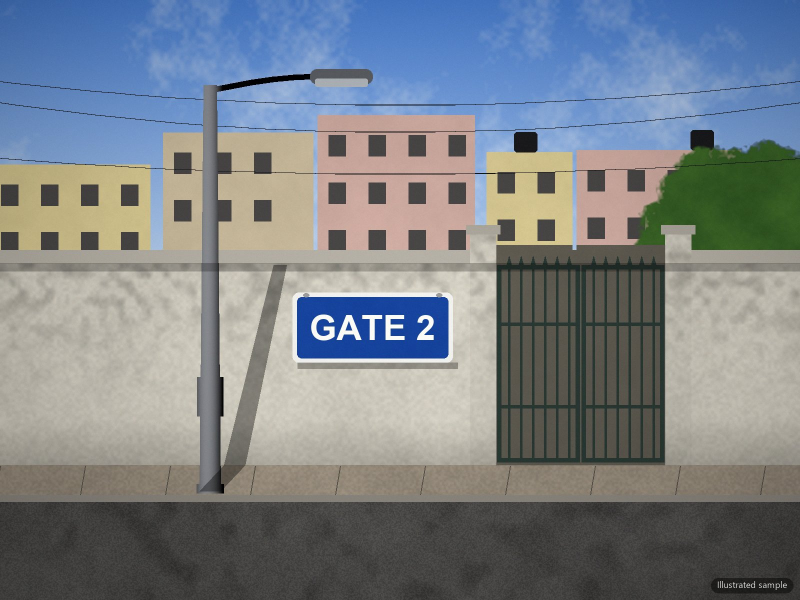
#> input picture samples/gate2-day.jpg, 1600 x 1200 px (shown at 1/2 size)
$ python -i make_samples.py   (imports and definitions only)
#> lines starting #> are read from the running program, lines starting #| are printed output that depends on the picture
"""Generate the five SecondLook sample photos with Google's Gemini image models.

The key is NEVER stored in the repo. Provide it via the GEMINI_API_KEY env var
or `--key-file <path>`.

Usage:
  python scripts/make_samples.py gen <id> [--model M] [--ref <raw.png>] [--prompt "..."] [--raw DIR] [--tag T]
      Text-to-image (no --ref) or image edit (--ref) using the stored prompt for <id>
      (or --prompt). Writes DIR/<id>[-T].png  (DIR defaults to $SAMPLES_RAW_DIR or <tmp>/secondlook-samples-raw).
  python scripts/make_samples.py illustrate [<id> ...]
      Fallback when the image API is unavailable: render the five scenes locally (numpy + Pillow)
      from one parametric scene and finalize them (caption "Illustrated sample").
  python scripts/make_samples.py finalize <id> <raw.png> [--caption TEXT]
      Crop/resize to 1600x1200, add an "AI-generated sample" caption, save samples/<id>.jpg (<450 KB).

Generation chain used for the shipped files (each edit uses the previous raw image as reference):
  gate2-night (text)  -> gate2-day (edit) ; gate3-night (edit) ; row-partial (edit) -> row-full (edit)
"""
import argparse
import base64
import io
import json
import os
import sys
import tempfile
import time
import urllib.error
import urllib.request

from PIL import Image, ImageDraw, ImageFilter, ImageFont

try:
    import numpy as np
except ImportError:  # only needed for `illustrate`
    np = None

ROOT = os.path.dirname(os.path.dirname(os.path.abspath(__file__)))
OUT_DIR = os.path.join(ROOT, "samples")
API = "https://generativelanguage.googleapis.com/v1beta/models/{model}:generateContent"
MODELS = ["gemini-3-pro-image", "gemini-3.1-flash-image", "gemini-nano-banana-2.1"]
W, H = 1600, 1200
MAX_BYTES = 450 * 1024

STYLE = (
    "Photorealistic smartphone photo, natural colours, slight sensor noise, no people, "
    "no watermark, no logos or brand names, no other text anywhere except the gate sign."
)

PROMPTS = {
    "gate2-night": (
        "A real night-time photo taken by a municipal field worker on a market road in an Indian city ward. "
        "A whitewashed, slightly weathered compound wall with a metal gate. Mounted on the wall right beside "
        "the gate is a large rectangular blue sign with bold white capital letters reading exactly \"GATE 2\" "
        "(nothing else on the sign). Directly next to the gate stands exactly ONE grey metal streetlight pole "
        "with a single LED lamp head, clearly switched ON and glowing warm white, casting a pool of light on "
        "the wall, the sign and the dusty road. Only this one pole and lamp are in the frame. Dark sky, "
        "a few distant dim shop lights blurred far away. Landscape 4:3 framing, eye level. " + STYLE
    ),
    "gate2-day": (
        "Edit this photo: show the SAME scene, same camera position and framing, but in bright DAYTIME "
        "(late-morning sun, blue sky). The single streetlight lamp is switched OFF (lamp head unlit, no glow). "
        "Keep the sign reading exactly \"GATE 2\", the wall, the gate and the single pole exactly as they are. "
        "Do not add any other poles or lamps. " + STYLE
    ),
    "gate3-night": (
        "Edit this photo: keep everything identical (night, the single glowing lamp, the wall, the gate, "
        "framing) but change the sign text so it reads exactly \"GATE 3\" in the same font, size and colours. "
        "Change nothing else. " + STYLE
    ),
    "row-partial": (
        "Using this photo as the reference for the place (same whitewashed compound wall, same metal gate, "
        "same blue \"GATE 2\" sign, same pole and lamp design, same night-time look), create a WIDE view "
        "taken from across the road, further back, looking along the wall. The \"GATE 2\" sign stays clearly "
        "legible near the left of the frame. Along the wall there is a row of EXACTLY FIVE identical "
        "streetlight poles, evenly spaced, all fully in frame. Counting from left to right: poles 1, 2 and 4 "
        "have lamps switched ON and glowing warm white with pools of light below; poles 3 and 5 have lamps "
        "completely OFF and DARK with no glow, the wall beneath them in shadow. No other lights on poles. " + STYLE
    ),
    "row-full": (
        "Edit this photo: keep the exact same scene, framing, wall, gate, \"GATE 2\" sign and the same five "
        "streetlight poles. The only change: ALL FIVE lamps are now switched ON and glowing warm white, each "
        "with a pool of light on the wall and road below. Do not add or remove any poles. " + STYLE
    ),
}


# [107 lines left out: functions load_key, call, generate, caption_font, finalize, not called in this run]


# --------------------------------------------------------------------------------------------
# Fallback: deterministic illustrated renders of the same scene (used when the image API is
# unavailable). One parametric scene => all five samples stay consistent.
# --------------------------------------------------------------------------------------------
VIEWS = {
    "close": dict(s=1.0, wall_top=520, wall_bot=930, side_bot=990, pillar_top=468,
                  pillars=[(940, 992), (1330, 1382)], sign=(585, 585, 905, 725), font=104,
                  poles=[420], pole_top=170, pole_base=982, arm=230, bldg=(230, 520)),
    "wide": dict(s=0.45, wall_top=640, wall_bot=860, side_bot=905, pillar_top=616,
                 pillars=[(668, 692), (832, 856)], sign=(448, 672, 640, 744), font=54,
                 poles=[90, 370, 930, 1200, 1450], pole_top=402, pole_base=900, arm=80,
                 bldg=(440, 640)),
}
SCENES = {
    "gate2-day": dict(view="close", night=False, text="GATE 2", lit=[False]),
    "gate2-night": dict(view="close", night=True, text="GATE 2", lit=[True]),
    "gate3-night": dict(view="close", night=True, text="GATE 3", lit=[True]),
    # pole 2 is the Gate 2 lamp from the close-ups (lit in both); poles 1 and 4 dark
    "row-partial": dict(view="wide", night=True, text="GATE 2", lit=[False, True, True, False, True]),
    "row-full": dict(view="wide", night=True, text="GATE 2", lit=[True] * 5),
}


# [6 lines left out: function _noise, not called in this run]


def _fbm(seed, scales=(160, 64, 24, 8, 3), weights=(0.35, 0.25, 0.18, 0.12, 0.10)):
    return sum(wt * _noise(seed + i, sc) for i, (sc, wt) in enumerate(zip(scales, weights)))


# [4 lines left out: function _mask, not called in this run]


def _paint(img, m, col):
    col = np.asarray(col, np.float32)
    return img * (1 - m) + col * m


# [7 lines left out: function _font, not called in this run]


def render(scene):
    v = VIEWS[scene["view"]]
    s, night = v["s"], scene["night"]
    ys, xs = np.mgrid[0:H, 0:W].astype(np.float32)
    grain = _fbm(11)
    alb = np.zeros((H, W, 3), np.float32)
    sky = np.ones((H, W, 1), np.float32)
    interior = np.zeros((H, W, 1), np.float32)  # inside the compound (less lamp light)
    far = np.zeros((H, W, 1), np.float32)       # distant background (no lamp light)
    shadow = np.ones((H, W, 1), np.float32)     # daytime cast shadows
    emis = np.zeros((H, W, 3), np.float32)
    wt, wb, sb = v["wall_top"], v["wall_bot"], v["side_bot"]

    # --- distant buildings (behind the wall), rooftop tanks, a tree inside the compound
    rng = np.random.default_rng(7)
    b0, b1 = v["bldg"]
    x = -20
    palette = [(0.80, 0.74, 0.62), (0.70, 0.76, 0.68), (0.82, 0.68, 0.64), (0.74, 0.72, 0.70),
               (0.86, 0.80, 0.58), (0.66, 0.70, 0.78)]
    windows = []
    while x < W:
        bw = int(rng.integers(150, 330) * (0.6 + 0.4 * s))
        top = int(b0 + rng.integers(0, int((b1 - b0) * 0.55)))
        col = np.array(palette[rng.integers(len(palette))]) * (0.92 + 0.1 * grain[..., None])
        m = _mask(lambda d: d.rectangle([x, top, x + bw, b1 + 5], fill=255))
        alb = _paint(alb, m, col)
        sky *= 1 - m
        if rng.random() < 0.6:  # black rooftop water tank
            tx = x + int(bw * rng.uniform(0.2, 0.7))
            tw_, th_ = int(46 * (0.5 + 0.5 * s)), int(40 * (0.5 + 0.5 * s))
            m = _mask(lambda d: d.rounded_rectangle([tx, top - th_, tx + tw_, top], radius=6, fill=255))
            alb = _paint(alb, m, (0.10, 0.10, 0.11))
            sky *= 1 - m
        ww, wh = int(34 * (0.5 + 0.5 * s)), int(42 * (0.5 + 0.5 * s))
        for wy in range(top + int(30 * s) + 10, b1 - wh, int(95 * (0.5 + 0.5 * s))):
            for wx in range(x + 22, x + bw - ww - 10, int(80 * (0.5 + 0.5 * s))):
                windows.append((wx, wy, ww, wh))
                m = _mask(lambda d: d.rectangle([wx, wy, wx + ww, wy + wh], fill=255))
                alb = _paint(alb, m, (0.28, 0.27, 0.27))
                if night and rng.random() < 0.18:
                    emis += m * np.array([0.55, 0.40, 0.20], np.float32) * rng.uniform(0.25, 0.6)
        x += bw + int(rng.integers(0, 30))
    tree = (_fbm(23, (90, 40, 14, 5), (0.45, 0.3, 0.15, 0.1)))
    tcx, tcy, trx, try_ = (1500, 470, 260, 210) if scene["view"] == "close" else (1060, 600, 150, 95)
    blob = 1 - ((xs - tcx) / trx) ** 2 - ((ys - tcy) / try_) ** 2
    far = 1 - sky
    tm = np.clip((blob + tree * 0.9 - 0.62) * 8, 0, 1)[..., None] * (ys < wt + 5)[..., None]
    alb = _paint(alb, tm, np.stack([0.16 + 0.12 * tree, 0.30 + 0.16 * tree, 0.12 + 0.05 * tree], -1))
    sky *= 1 - tm

    # --- overhead wires across the sky
    # [5 lines left out: function wires, not called in this run]
    m = _mask(wires)
    alb = _paint(alb, m, (0.08, 0.08, 0.09))
    sky *= 1 - m
    far = np.maximum(far, tm)

    # --- compound wall (whitewash with stains), coping, drain line
    wall = 0.86 + 0.10 * (grain - 0.5) - 0.05 * _noise(31, 6)
    streak = np.clip(_noise(41, 18, W, H) * 1.6 - 0.6, 0, 1) * np.clip(1 - (ys - wt) / ((wb - wt) * 0.7), 0, 1)
    wall = wall - 0.16 * streak - 0.14 * np.clip((ys - (wb - 90 * s)) / (90 * s), 0, 1)
    wall_col = np.stack([wall * 0.97, wall * 0.95, wall * 0.89], -1)
    m = _mask(lambda d: d.rectangle([0, wt, W, wb], fill=255))
    alb = _paint(alb, m, wall_col)
    sky *= 1 - m
    m = _mask(lambda d: d.rectangle([0, wt - 16 * s - 4, W, wt + 6 * s], fill=255))
    alb = _paint(alb, m, (0.70, 0.68, 0.64))
    sky *= 1 - m
    shadow *= 1 - 0.25 * _mask(lambda d: d.rectangle([0, wt + 6 * s, W, wt + 22 * s], fill=255))

    # --- gate opening, interior, pillars, metal gate
    (pl0, pl1), (pr0, pr1) = v["pillars"]
    m = _mask(lambda d: d.rectangle([pl1, wt - 30 * s, pr0, wb], fill=255))
    inside = np.stack([0.42 + 0.05 * grain, 0.40 + 0.05 * grain, 0.36 + 0.04 * grain], -1)
    alb = _paint(alb, m, inside)
    interior = np.maximum(interior, m)
    for a, b in v["pillars"]:
        m = _mask(lambda d: d.rectangle([a, v["pillar_top"], b, wb], fill=255))
        alb = _paint(alb, m, wall_col * 0.97)
        sky *= 1 - m
        m = _mask(lambda d: d.rectangle([a - 8 * s, v["pillar_top"] - 18 * s, b + 8 * s, v["pillar_top"]], fill=255))
        alb = _paint(alb, m, (0.66, 0.64, 0.60))
        sky *= 1 - m

    # [12 lines left out: function gate, not called in this run]
    m = _mask(gate)
    alb = _paint(alb, m, (0.16, 0.22, 0.20))
    interior = np.where(m > 0, 0, interior)

    # --- sign
    sx0, sy0, sx1, sy1 = v["sign"]
    m = _mask(lambda d: d.rounded_rectangle([sx0, sy0, sx1, sy1], radius=int(10 * s + 3), fill=255))
    alb = _paint(alb, m, (0.93, 0.93, 0.92))
    bd = max(4, int(9 * s))
    m = _mask(lambda d: d.rounded_rectangle([sx0 + bd, sy0 + bd, sx1 - bd, sy1 - bd], radius=int(7 * s + 2), fill=255))
    alb = _paint(alb, m, np.stack([0.07 + 0.03 * grain, 0.24 + 0.04 * grain, 0.58 + 0.05 * grain], -1))
    size = v["font"]
    inner_w, inner_h = (sx1 - sx0) - 2 * bd, (sy1 - sy0) - 2 * bd
    while size > 10:
        f = _font(size)
        bx0, by0, bx1, by1 = ImageDraw.Draw(Image.new("L", (1, 1))).textbbox((0, 0), scene["text"], font=f)
        if bx1 - bx0 <= inner_w * 0.86 and by1 - by0 <= inner_h * 0.66:
            break
        size -= 2

    # [4 lines left out: function text, not called in this run]
    alb = _paint(alb, _mask(text), (0.97, 0.97, 0.95))
    for bx in (sx0 + 3 * bd, sx1 - 3 * bd):  # bolts
        alb = _paint(alb, _mask(lambda d: d.ellipse([bx - 4 * s - 2, sy0 + bd * 0.5 - 3, bx + 4 * s + 2, sy0 + bd * 0.5 + 5 * s], fill=255)), (0.6, 0.6, 0.6))
    shadow *= 1 - 0.3 * _mask(lambda d: d.rectangle([sx0 + 10 * s, sy1, sx1 + 10 * s, sy1 + 12 * s], fill=255))

    # --- footpath, drain slabs, road
    foot = 0.62 + 0.12 * (grain - 0.5) + 0.06 * (_noise(51, 4) - 0.5)
    m = _mask(lambda d: d.rectangle([0, wb, W, sb], fill=255))
    alb = _paint(alb, m, np.stack([foot * 0.95, foot * 0.88, foot * 0.78], -1))

    # [4 lines left out: function slabs, not called in this run]
    alb = _paint(alb, _mask(slabs), (0.35, 0.33, 0.30))
    road = 0.30 + 0.10 * (grain - 0.5) + 0.08 * (_noise(61, 2) - 0.5) - 0.06 * np.clip(_noise(71, 40) * 2 - 1.1, 0, 1)
    m = _mask(lambda d: d.rectangle([0, sb, W, H], fill=255))
    alb = _paint(alb, m, np.stack([road, road * 0.98, road * 0.96], -1))
    alb = _paint(alb, _mask(lambda d: d.rectangle([0, sb, W, sb + 10 * s + 3], fill=255)), (0.55, 0.53, 0.50))
    sky *= 1 - _mask(lambda d: d.rectangle([0, wb, W, H], fill=255))

    # --- poles with LED lamp heads
    lamps = []
    for px, on in zip(v["poles"], scene["lit"]):
        top, base, arm = v["pole_top"], v["pole_base"], v["arm"]
        hw0, hw1 = 9 * s + 4, 15 * s + 6

        # [9 lines left out: function pole, not called in this run]
        m = _mask(pole)
        u = np.clip((xs - px) / hw1, -1.2, 1.2)
        shade = 0.95 - 0.40 * (u + 0.35) ** 2
        alb = _paint(alb, m, np.stack([0.56 * shade, 0.57 * shade, 0.59 * shade], -1))
        sky *= 1 - m
        interior = np.where(m > 0, 0, interior)
        far = np.where(m > 0, 0, far)
        hx0, hx1 = px + arm - 30 * s, px + arm + 95 * s
        hy0, hy1 = top - 32 * s, top - 2 * s
        m = _mask(lambda d: d.rounded_rectangle([hx0, hy0, hx1, hy1], radius=int(12 * s + 2), fill=255))
        alb = _paint(alb, m, (0.36, 0.37, 0.39))
        sky *= 1 - m
        lm = _mask(lambda d: d.rounded_rectangle([hx0 + 10 * s, hy1 - 9 * s - 2, hx1 - 10 * s, hy1 + 5 * s], radius=4, fill=255))
        alb = _paint(alb, lm, (0.30, 0.31, 0.33) if night else (0.70, 0.72, 0.74))
        sky *= 1 - lm
        if night and not on:  # unlit lamp: dull grey lens catching faint ambient, no glow
            emis = emis * (1 - lm) + lm * np.array([0.085, 0.09, 0.10], np.float32)
        if night and on:
            emis = emis * (1 - lm) + lm * np.array([3.2, 3.0, 2.6], np.float32)
            lamps.append(((hx0 + hx1) / 2, hy1 + 4 * s))
        if not night:  # sun from the upper left: pole shadow across footpath and up the wall
            off = 140 * s

            # [4 lines left out: function psh, not called in this run]
            shadow *= 1 - 0.38 * _mask(psh).clip(0, 1) * (1 - sky)

    # --- sky
    t = np.clip(ys / (v["bldg"][1]), 0, 1)[..., None]
    if night:
        sky_col = np.array([0.015, 0.022, 0.06]) * (1 - t) + np.array([0.20, 0.15, 0.16]) * t ** 1.5
        sky_col = sky_col + 0.01 * (_fbm(81)[..., None] - 0.5)
    else:
        clouds = np.clip(_fbm(91, (240, 120, 50, 20, 8)) * 1.8 - 0.95, 0, 1)[..., None]
        sky_col = np.array([0.30, 0.52, 0.86]) * (1 - t) + np.array([0.70, 0.80, 0.92]) * t
        sky_col = sky_col * (1 - clouds * 0.8) + 0.97 * clouds * 0.8

    # --- lighting
    if night:
        light = np.ones((H, W, 3), np.float32) * np.array([0.07, 0.08, 0.12], np.float32)
        for lx, ly in lamps:
            R = 380 * s
            dd = np.sqrt((xs - lx) ** 2 + (ys - ly) ** 2 * 0.33)
            fall = 1.0 / (1 + (dd / R) ** 2) ** 1.4
            down = np.clip((ys - ly + 30 * s) / (90 * s), 0.06, 1)
            inten = (2.0 * fall * down)[..., None] * (1 - 0.55 * interior) * (1 - 0.85 * far)
            light = light + inten * np.array([1.0, 0.80, 0.52], np.float32)
            # faint haze cone under the lamp
            spread = np.clip((ys - ly) / (H - ly), 0, 1) * 260 * s + 40 * s
            cone = np.exp(-((xs - lx) / spread) ** 2) * np.clip((ys - ly) / 40, 0, 1) * np.exp(-(ys - ly) / (520 * s))
            emis = emis + (0.05 * cone)[..., None] * np.array([1.0, 0.85, 0.6], np.float32)
        img = alb * light
    else:
        img = alb * 1.02 * shadow * (1 - 0.18 * interior)
    img = img * (1 - sky) + sky_col * sky

    # --- emissive + bloom
    if night:
        hot = np.clip(emis - 0.5, 0, None)  # only bright emitters bloom
        e8 = Image.fromarray(np.clip(hot / 4 * 255, 0, 255).astype(np.uint8))
        bloom = np.zeros_like(emis)
        for r, wgt in ((4, 0.9), (14, 1.0), (45, 1.1), (130, 0.9)):
            k = max(1, r // 6)
            small = e8.resize((W // k, H // k), Image.BILINEAR)
            for _ in range(3):
                small = small.filter(ImageFilter.GaussianBlur(r / k / 1.7))
            bloom += wgt * np.asarray(small.resize((W, H), Image.BICUBIC), np.float32) / 255 * 4
        img = img * (1 - np.clip(emis, 0, 1)) + emis + bloom * np.array([1.0, 0.86, 0.62], np.float32)
        img = img / (1 + 0.35 * np.clip(img - 0.8, 0, None))  # soft highlight roll-off

    # --- camera: vignette + sensor noise
    vig = 1 - 0.28 * (((xs - W / 2) / (W / 2)) ** 2 + ((ys - H / 2) / (H / 2)) ** 2)[..., None] / 2
    img = img * vig
    rng = np.random.default_rng(99)
    img = img + rng.normal(0, 0.022 if night else 0.010, img.shape).astype(np.float32)
    return Image.fromarray(np.clip(img * 255, 0, 255).astype(np.uint8))


# [36 lines left out: functions illustrate, main, not called in this run]


# [2 lines not run here, left out]

>>> import cv2
>>> picture = cv2.imread('../samples/gate2-day.jpg', cv2.IMREAD_GRAYSCALE)
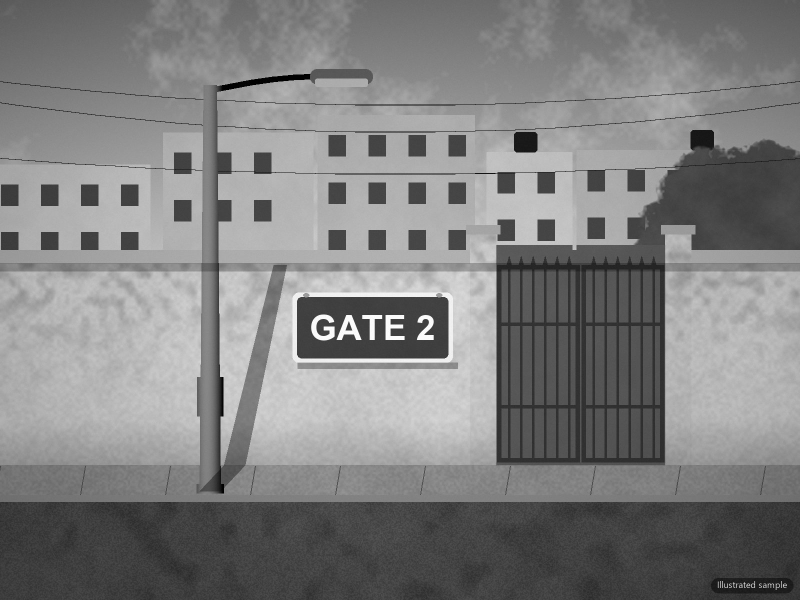
#> picture: shape (1200, 1600) (shown at 1/2 size); min 0, max 255, mean 127.6
#> (the run stopped early here; a loop or call above may not have finished)
